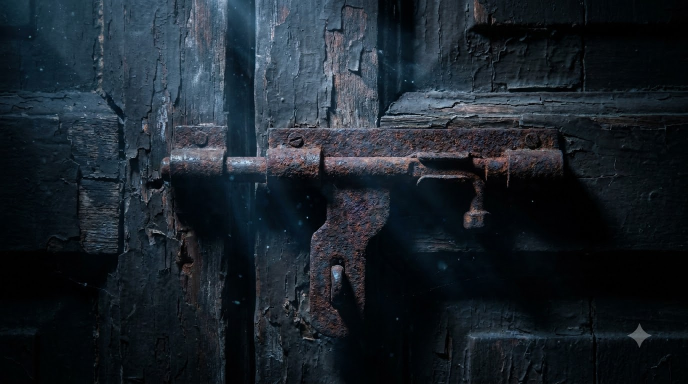
#> input picture plates/scene-06.jpeg, 1376 x 768 px, given in place of podcast_logo_circle.png, which was not available (shown at 1/2 size); the run also reads 3 pictures not shown here
$ python apply_prominent_logo_posters.py
#> lines starting #> are read from the running program, lines starting #| are printed output that depends on the picture
import os
import cv2
import numpy as np
from PIL import Image, ImageDraw, ImageFont, ImageFilter

ROOT = r"E:\betweenthenotes\noir_film_project"
ARTIFACT_DIR = r"C:\Users\sayan\.gemini\antigravity\brain\b3d17fa9-62a2-4701-acdb-0633a94e4498"
FLOW_DIR = r"C:\Users\sayan\flow-mcp-out\NoirBillboardCreds"
LOGO_PATH = r"E:\betweenthenotes\remotion_intro\dist\podcast_logo_circle.png"

FONTS_DIR = r"C:\Windows\Fonts"
LOCAL_FONTS = os.path.join(ROOT, "noir_film", "fonts")

def get_font(name_list, size):
    for f in name_list:
        p = os.path.join(FONTS_DIR, f)
        if os.path.exists(p):
            try:
                return ImageFont.truetype(p, size)
            except Exception:
                pass
        p_local = os.path.join(LOCAL_FONTS, f)
        if os.path.exists(p_local):
            try:
                return ImageFont.truetype(p_local, size)
            except Exception:
                pass
    return ImageFont.load_default()

# Distinct fonts for varied sizes
fonts = {
    "dracula_130": get_font(["ONYX.TTF", "georgiab.ttf", "timesbd.ttf"], 130),
    "dracula_115": get_font(["ONYX.TTF", "georgiab.ttf", "timesbd.ttf"], 115),
    "dracula_95": get_font(["ONYX.TTF", "georgiab.ttf", "timesbd.ttf"], 95),
    "bengali_32": get_font(["NotoSansBengali-Bold.ttf", "kalpurush.ttf"], 32),
    "bengali_26": get_font(["NotoSansBengali-Bold.ttf", "kalpurush.ttf"], 26),
    "tag_18": get_font(["GOTHICB.TTF", "corbelb.ttf", "impact.ttf"], 18),
    "tag_15": get_font(["GOTHICB.TTF", "corbelb.ttf", "impact.ttf"], 15),
    "tag_13": get_font(["GOTHICB.TTF", "corbelb.ttf", "impact.ttf"], 13),
    "sub_14": get_font(["GOTHIC.TTF", "corbel.ttf", "IBMPlexMono-Regular.ttf"], 14),
    "sub_12": get_font(["GOTHIC.TTF", "corbel.ttf", "IBMPlexMono-Regular.ttf"], 12),
    "meta_12": get_font(["GOTHICB.TTF", "corbelb.ttf", "IBMPlexMono-Bold.ttf"], 12),
    "meta_10": get_font(["GOTHICB.TTF", "corbelb.ttf", "IBMPlexMono-Bold.ttf"], 10),
    "emergency": get_font(["impact.ttf", "GOTHICB.TTF"], 18)
}

logo_img = Image.open(LOGO_PATH).convert("RGBA")

def get_styled_logo(size=120, bw=False, shadow=True):
    resized = logo_img.resize((size, size), Image.Resampling.LANCZOS)
    if bw:
        r, g, b, a = resized.split()
        gray = resized.convert("L")
        lut = [int(np.clip((i - 128) * 1.35 + 140, 0, 255)) for i in range(256)]
        gray_contrasted = gray.point(lut)
        resized = Image.merge("RGBA", (gray_contrasted, gray_contrasted, gray_contrasted, a))

    if not shadow:
        return resized

    pad = 16
    shadow_canvas = Image.new("RGBA", (size + pad * 2, size + pad * 2), (0, 0, 0, 0))
    s_draw = ImageDraw.Draw(shadow_canvas)
    s_draw.ellipse([pad + 2, pad + 4, pad + size + 2, pad + size + 4], fill=(0, 0, 0, 160))
    shadow_blurred = shadow_canvas.filter(ImageFilter.GaussianBlur(6))
    shadow_blurred.paste(resized, (pad, pad), resized)
    return shadow_blurred

def draw_dracula_letterforms(draw, text, x_center, y_top, font, fill_color, shadow_color=None):
    bbox = draw.textbbox((0, 0), text, font=font)
    tw = bbox[2] - bbox[0]
    tx = x_center - tw // 2

    if shadow_color:
        draw.text((tx + 2, y_top + 3), text, font=font, fill=shadow_color)
    draw.text((tx, y_top), text, font=font, fill=fill_color)

    # Sharp spires on top and bottom serifs
    draw.polygon([(tx + 3, y_top), (tx + 7, y_top), (tx + 5, y_top - 7)], fill=fill_color)
    draw.polygon([(tx + tw - 8, y_top), (tx + tw - 4, y_top), (tx + tw - 6, y_top - 7)], fill=fill_color)

# =============================================================================
# VARIATION 1: B&W CLASSIC FILM NOIR BILLBOARD (Dracula Stake Shadow)
# =============================================================================
def render_var1():
    base = Image.open(os.path.join(FLOW_DIR, "scene-01.jpeg")).convert("RGBA")
    draw = ImageDraw.Draw(base)

    # Perfectly centered in the clean white billboard quadrant [780, 1080]
    tx = 930

    # 1. Between the Notes Circular Logo Medallion
    logo_size = 120
    logo = get_styled_logo(size=logo_size, bw=True, shadow=True)
    base.paste(logo, (tx - (logo_size + 32) // 2, 160), logo)

    # 2. Main Title: NOIR (Tall Jet Black Gothic Serif)
    draw_dracula_letterforms(draw, "NOIR", tx, 295, fonts["dracula_130"], (8, 8, 12, 255), (160, 160, 165, 120))

    # 3. Bengali Title: নি শি ডা ক
    ben = "নি  শি  ডা  ক"
    bb_b = draw.textbbox((0, 0), ben, font=fonts["bengali_32"])
    draw.text((tx - (bb_b[2]-bb_b[0]) // 2, 425), ben, font=fonts["bengali_32"], fill=(12, 12, 16, 255))

    # 4. Tagline: FROM THE CREATORS OF AFTER MIDNIGHT
    sub1 = "FROM THE CREATORS OF AFTER MIDNIGHT"
    bb_s1 = draw.textbbox((0, 0), sub1, font=fonts["tag_15"])
    draw.text((tx - (bb_s1[2]-bb_s1[0]) // 2, 475), sub1, font=fonts["tag_15"], fill=(15, 15, 20, 255))

    # 5. Subtitle
    sub2 = "A Bengali Cosmic Horror Broadcast"
    bb_s2 = draw.textbbox((0, 0), sub2, font=fonts["sub_14"])
    draw.text((tx - (bb_s2[2]-bb_s2[0]) // 2, 505), sub2, font=fonts["sub_14"], fill=(35, 35, 40, 255))

    # 6. Metadata row
    cred_pill = "BHARAT DARPAN 1994  •  SCORE: ATANDRA & SAYAN"
    bb_c = draw.textbbox((0, 0), cred_pill, font=fonts["meta_12"])
    draw.text((tx - (bb_c[2]-bb_c[0]) // 2, 538), cred_pill, font=fonts["meta_12"], fill=(45, 45, 50, 255))

    # 7. Environmental Box on Fence below: "IN CASE OF NISHIDAK"
    box_x, box_y = 585, 838
    draw.rectangle([box_x, box_y, box_x + 210, box_y + 45], fill=(12, 12, 15), outline=(90, 90, 95), width=2)
    draw.text((box_x + 16, box_y + 11), "IN CASE OF NISHIDAK", font=fonts["emergency"], fill=(235, 235, 240))

    return base.convert("RGB")

# =============================================================================
# VARIATION 2: CRIMSON COLOR EDITION (Dracula Blood-Red on White Board)
# =============================================================================
def render_var2():
    base = Image.open(os.path.join(FLOW_DIR, "scene-02.jpeg")).convert("RGBA")
    draw = ImageDraw.Draw(base)

    # Centered in the perspective-shortened board face [760, 960]
    tx = 860

    # 1. Color Medallion Logo
    logo_size = 95
    logo = get_styled_logo(size=logo_size, bw=False, shadow=True)
    base.paste(logo, (tx - (logo_size + 32) // 2, 235), logo)

    # 2. Main Title: NOIR in Saturated Dracula Blood-Red
    draw_dracula_letterforms(draw, "NOIR", tx, 340, fonts["dracula_95"], (215, 24, 30, 255), (60, 10, 14, 220))

    # 3. Bengali Title
    ben = "নি  শি  ডা  ক"
    bb_b = draw.textbbox((0, 0), ben, font=fonts["bengali_26"])
    draw.text((tx - (bb_b[2]-bb_b[0]) // 2, 440), ben, font=fonts["bengali_26"], fill=(15, 12, 16, 255))

    # 4. Taglines (Crisp Black on White Paper)
    sub1 = "FROM THE CREATORS OF AFTER MIDNIGHT"
    bb_s1 = draw.textbbox((0, 0), sub1, font=fonts["tag_13"])
    draw.text((tx - (bb_s1[2]-bb_s1[0]) // 2, 480), sub1, font=fonts["tag_13"], fill=(10, 8, 12, 255))

    sub2 = "AN EXPERIMENTAL ANALOG HORROR"
    bb_s2 = draw.textbbox((0, 0), sub2, font=fonts["sub_12"])
    draw.text((tx - (bb_s2[2]-bb_s2[0]) // 2, 505), sub2, font=fonts["sub_12"], fill=(25, 12, 16, 255))

    # 5. Metadata pill
    cred_pill = "ORIGINAL TUNE: ATANDRA & SAYAN"
    bb_c = draw.textbbox((0, 0), cred_pill, font=fonts["meta_10"])
    draw.text((tx - (bb_c[2]-bb_c[0]) // 2, 532), cred_pill, font=fonts["meta_10"], fill=(35, 18, 20, 255))

    # 6. Red Emergency Box on Roadside with glass glare
    box_x, box_y = 580, 855
    draw.rectangle([box_x, box_y, box_x + 225, box_y + 48], fill=(168, 20, 26), outline=(245, 240, 240), width=2)
    draw.text((box_x + 16, box_y + 13), "IN CASE OF NISHIDAK", font=fonts["emergency"], fill=(255, 255, 255))

    return base.convert("RGB")

# =============================================================================
# VARIATION 3: ACOUSTIC PINS & THE UNCANNY FELINE (B&W Studio Horror)
# =============================================================================
def render_var3():
    base = Image.open(os.path.join(FLOW_DIR, "scene-03.jpeg")).convert("RGBA")
    draw = ImageDraw.Draw(base)

    # Clean night space to the right of the sound baffle
    tx = 1060

    # 1. Prominent Between the Notes Silver Logo
    logo_size = 125
    logo = get_styled_logo(size=logo_size, bw=True, shadow=True)
    base.paste(logo, (tx - (logo_size + 32) // 2, 165), logo)

    # 2. Main Title: NOIR in Glowing Silver / Ivory
    draw_dracula_letterforms(draw, "NOIR", tx, 305, fonts["dracula_130"], (248, 248, 242, 255), (15, 15, 18, 240))

    # 3. Bengali Title
    ben = "নি  শি  ডা  ক"
    bb_b = draw.textbbox((0, 0), ben, font=fonts["bengali_32"])
    draw.text((tx - (bb_b[2]-bb_b[0]) // 2, 435), ben, font=fonts["bengali_32"], fill=(225, 225, 220, 250))

    # 4. Taglines
    sub1 = "THE UNCANNY FELINE TRANSMISSION"
    bb_s1 = draw.textbbox((0, 0), sub1, font=fonts["tag_15"])
    draw.text((tx - (bb_s1[2]-bb_s1[0]) // 2, 485), sub1, font=fonts["tag_15"], fill=(220, 220, 215, 255))

    sub2 = "ACOUSTIC COMPOSITION: ATANDRA  •  VISUAL ENGINE: SAYAN"
    bb_s2 = draw.textbbox((0, 0), sub2, font=fonts["sub_14"])
    draw.text((tx - (bb_s2[2]-bb_s2[0]) // 2, 515), sub2, font=fonts["sub_14"], fill=(185, 185, 180, 255))

    cred_pill = "AFTER MIDNIGHT, SOMEWHERE ELSE  •  STREAMING NOW"
    bb_c = draw.textbbox((0, 0), cred_pill, font=fonts["meta_12"])
    draw.text((tx - (bb_c[2]-bb_c[0]) // 2, 545), cred_pill, font=fonts["meta_12"], fill=(205, 205, 200, 255))

    return base.convert("RGB")

# =============================================================================
# VARIATION 4: DAMODAR HIGHWAY METAMORPHOSIS (Stormy Palms Color)
# =============================================================================
def render_var4():
    base = Image.open(os.path.join(FLOW_DIR, "scene-04.jpeg")).convert("RGBA")
    draw = ImageDraw.Draw(base)

    # Centered in the highway billboard board face [800, 1140]
    tx = 970

    # 1. Color Between the Notes Logo Medallion
    logo_size = 110
    logo = get_styled_logo(size=logo_size, bw=False, shadow=True)
    base.paste(logo, (tx - (logo_size + 32) // 2, 205), logo)

    # 2. Main Title: NOIR in Dark Crimson (#B41A22)
    draw_dracula_letterforms(draw, "NOIR", tx, 325, fonts["dracula_115"], (195, 24, 30, 255), (45, 15, 20, 180))

    # 3. Bengali Title
    ben = "নি  শি  ডা  ক"
    bb_b = draw.textbbox((0, 0), ben, font=fonts["bengali_32"])
    draw.text((tx - (bb_b[2]-bb_b[0]) // 2, 445), ben, font=fonts["bengali_32"], fill=(25, 20, 22, 255))

    # 4. Taglines
    sub1 = "DO NOT ANSWER THE CALLING"
    bb_s1 = draw.textbbox((0, 0), sub1, font=fonts["tag_15"])
    draw.text((tx - (bb_s1[2]-bb_s1[0]) // 2, 490), sub1, font=fonts["tag_15"], fill=(20, 16, 18, 255))

    sub2 = "A 1994 Rural Bengal Emergency Broadcast"
    bb_s2 = draw.textbbox((0, 0), sub2, font=fonts["sub_14"])
    draw.text((tx - (bb_s2[2]-bb_s2[0]) // 2, 518), sub2, font=fonts["sub_14"], fill=(50, 35, 38, 255))

    cred_pill = "PRODUCED BY BETWEEN THE NOTES  •  ATANDRA & SAYAN"
    bb_c = draw.textbbox((0, 0), cred_pill, font=fonts["meta_12"])
    draw.text((tx - (bb_c[2]-bb_c[0]) // 2, 545), cred_pill, font=fonts["meta_12"], fill=(65, 45, 48, 255))

    return base.convert("RGB")

# =============================================================================
# VARIATION 5: THE FALLING MAN ABYSS (End Credits Epilogue in B&W)
# =============================================================================
def render_var5():
    base = Image.open(os.path.join(FLOW_DIR, "scene-05.jpeg")).convert("RGBA")
    draw = ImageDraw.Draw(base)

    # Clean frontal board quadrant [720, 1140]
    tx = 930

    # 1. Prominent Between the Notes Hallmark Logo
    logo_size = 120
    logo = get_styled_logo(size=logo_size, bw=True, shadow=True)
    base.paste(logo, (tx - (logo_size + 32) // 2, 190), logo)

    # 2. Main Title: NOIR
    draw_dracula_letterforms(draw, "NOIR", tx, 325, fonts["dracula_115"], (10, 10, 14, 255), (140, 140, 145, 120))

    # 3. Bengali Title
    ben = "নি  শি  ডা  ক"
    bb_b = draw.textbbox((0, 0), ben, font=fonts["bengali_32"])
    draw.text((tx - (bb_b[2]-bb_b[0]) // 2, 450), ben, font=fonts["bengali_32"], fill=(15, 15, 18, 255))

    # 4. Formal End Credits Block (Theatrical Billing Block)
    lines = [
        ("END TRANSMISSION", fonts["tag_18"], (12, 12, 16)),
        ("ORIGINAL SCORE & SOUND DESIGN: ATANDRA", fonts["sub_14"], (20, 20, 24)),
        ("DIRECTED & VISUAL ENGINE BY SAYAN", fonts["sub_14"], (20, 20, 24)),
        ("AFTER MIDNIGHT, SOMEWHERE ELSE  •  1994", fonts["meta_12"], (35, 35, 40)),
        ("ALL RIGHTS RESERVED  •  BETWEEN THE NOTES", fonts["meta_10"], (50, 50, 55))
    ]
    cur_y = 495
    for text, fnt, col in lines:
        b = draw.textbbox((0, 0), text, font=fnt)
        w_t = b[2] - b[0]
        draw.text((tx - w_t // 2, cur_y), text, font=fnt, fill=col)
        cur_y += 28

    return base.convert("RGB")

variations = [
    ("poster_var1_bw_classic.png", render_var1),
    ("poster_var2_crimson_color.png", render_var2),
    ("poster_var3_acoustic_feline.png", render_var3),
    ("poster_var4_highway_metamorphosis.png", render_var4),
    ("poster_var5_abyss_end_credits.png", render_var5),
]

for fname, renderer in variations:
    res = renderer()
    local_out = os.path.join(ROOT, "assets", "posters", fname)
    art_out = os.path.join(ARTIFACT_DIR, fname)
    res.save(local_out, quality=98)
    res.save(art_out, quality=98)
    print(f"Rendered refined poster: {fname} -> {local_out}")
#> this loop made 5 passes
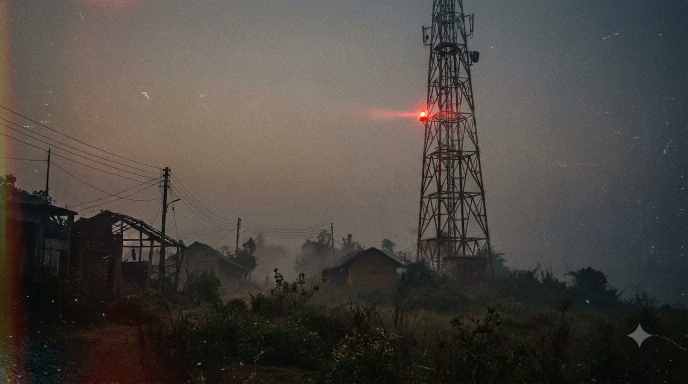
#> input picture plates/scene-01.jpeg, 1376 x 768 px, found by its file name (shown at 1/2 size)
#> pass 1, in get_styled_logo, `resized = logo_img.resize((size, size), Image.Resampling.LANCZOS)`:
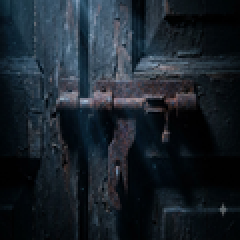
#> resized: PIL image 120x120 RGBA (shown 2 times larger); mean R, G, B, A 26.2, 34.9, 42.9, 255
#> pass 1, in get_styled_logo, `r, g, b, a = resized.split()`:
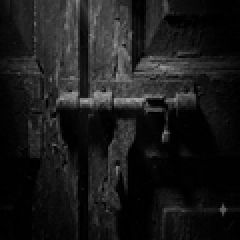
#> r: PIL image 120x120 L (shown 2 times larger); min 0, max 171, mean 26.2
#> pass 1, in get_styled_logo, `r, g, b, a = resized.split()`:
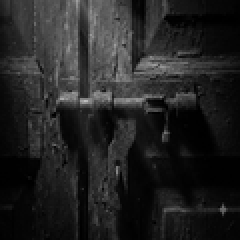
#> g: PIL image 120x120 L (shown 2 times larger); min 0, max 191, mean 34.9
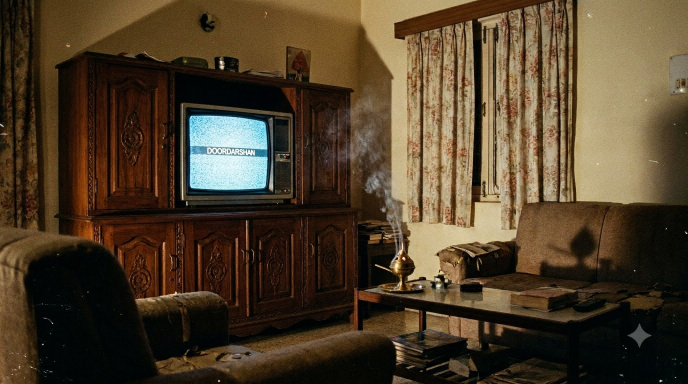
#> input picture plates/scene-02.jpeg, 1376 x 768 px, found by its file name (shown at 1/2 size)
#> after the loop:
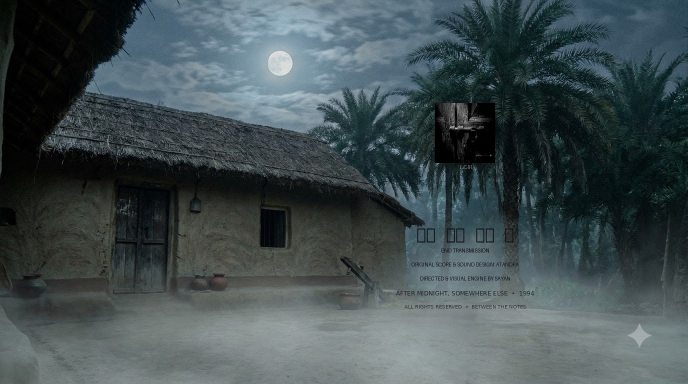
#> res: PIL image 1376x768 RGB (shown at 1/2 size); mean R, G, B 66.2, 78.4, 81.1
